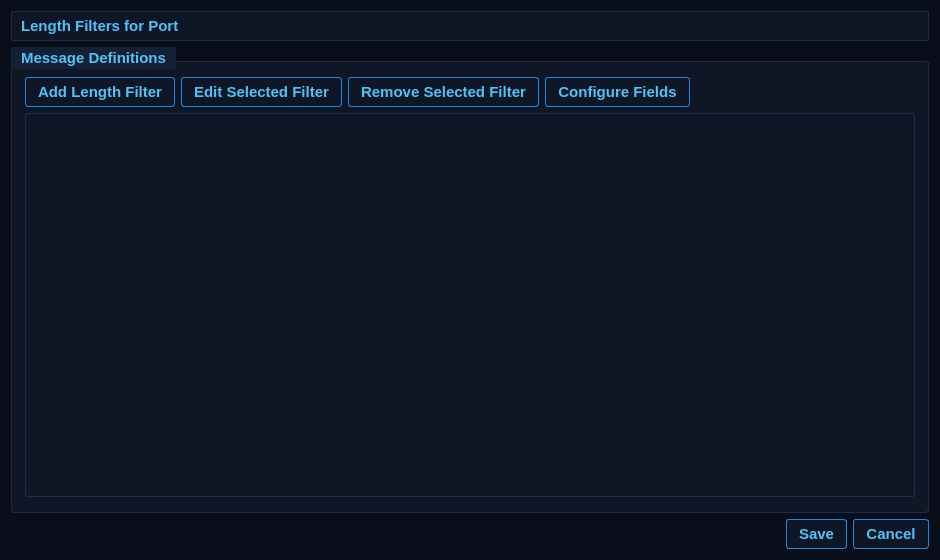
<?xml version="1.0" encoding="UTF-8"?>
<ui version="4.0">
 <class>MessageLengthFilterDialog</class>
 <widget class="QDialog" name="MessageLengthFilterDialog">
  <property name="geometry"><rect><x>0</x><y>0</y><width>940</width><height>560</height></rect></property>
  <property name="windowTitle"><string>Length Filters</string></property>
  <property name="styleSheet"><string>QWidget{font-family:&quot;Bahnschrift&quot;,&quot;Arial Narrow&quot;,Arial;font-size:11pt;font-weight:600;color:#ccd6f6;background-color:#0a0e1a;}QDialog{background-color:#0a0e1a;}QGroupBox{background-color:#0f1626;border:1px solid #1e2d4a;border-radius:3px;margin-top:14px;padding:6px 4px;}QGroupBox::title{subcontrol-origin:margin;subcontrol-position:top left;padding:2px 8px;color:#4fc3f7;background-color:#162035;border-radius:2px;font-weight:700;}QPushButton{background-color:#0f1626;border:1px solid #1e88e5;border-radius:3px;padding:5px 12px;color:#4fc3f7;font-weight:700;}QPushButton:hover{background-color:#1c3a6e;color:#ffffff;}QPushButton:pressed{background-color:#1565c0;}QTableWidget{background-color:#0f1626;alternate-background-color:#0c1220;gridline-color:#1a2540;border:1px solid #1e2d4a;border-radius:2px;selection-background-color:#1c3a6e;selection-color:#e8f0fe;}QHeaderView::section{background-color:#162035;color:#607d8b;border:0px;border-right:1px solid #1e2d4a;border-bottom:1px solid #1e2d4a;padding:4px 6px;font-weight:700;font-size:9pt;}QScrollBar:vertical{background:#0a0e1a;width:6px;border-radius:3px;}QScrollBar::handle:vertical{background:#1e2d4a;border-radius:3px;}QScrollBar::handle:vertical:hover{background:#1e88e5;}QScrollBar::add-line,QScrollBar::sub-line{width:0;height:0;}QLabel#lblHeading{color:#4fc3f7;background-color:#0f1626;border:1px solid #1e2d4a;border-radius:2px;padding:5px;font-weight:700;}</string></property>
  <layout class="QVBoxLayout" name="mainLayout">
   <item><widget class="QLabel" name="lblHeading"><property name="text"><string>Length Filters for Port</string></property></widget></item>
   <item>
    <widget class="QGroupBox" name="messageGroup">
     <property name="title"><string>Message Definitions</string></property>
     <layout class="QVBoxLayout" name="messageLayout">
      <item>
       <layout class="QHBoxLayout" name="buttonLayout">
        <item><widget class="QPushButton" name="btnAddLengthFilter"><property name="text"><string>Add Length Filter</string></property></widget></item>
        <item><widget class="QPushButton" name="btnEditFilter"><property name="text"><string>Edit Selected Filter</string></property></widget></item>
        <item><widget class="QPushButton" name="btnRemoveFilter"><property name="text"><string>Remove Selected Filter</string></property></widget></item>
        <item><widget class="QPushButton" name="btnConfigureFields"><property name="text"><string>Configure Fields</string></property></widget></item>
        <item><spacer name="buttonStretch"><property name="orientation"><enum>Qt::Horizontal</enum></property><property name="sizeHint" stdset="0"><size><width>40</width><height>20</height></size></property></spacer></item>
       </layout>
      </item>
      <item><widget class="QTableWidget" name="tblMessages"><property name="alternatingRowColors"><bool>true</bool></property><property name="minimumSize"><size><width>0</width><height>330</height></size></property></widget></item>
     </layout>
    </widget>
   </item>
   <item><widget class="QDialogButtonBox" name="buttonBox"><property name="orientation"><enum>Qt::Horizontal</enum></property><property name="standardButtons"><set>QDialogButtonBox::Cancel|QDialogButtonBox::Save</set></property></widget></item>
  </layout>
 </widget>
 <resources/>
 <connections/>
</ui>
